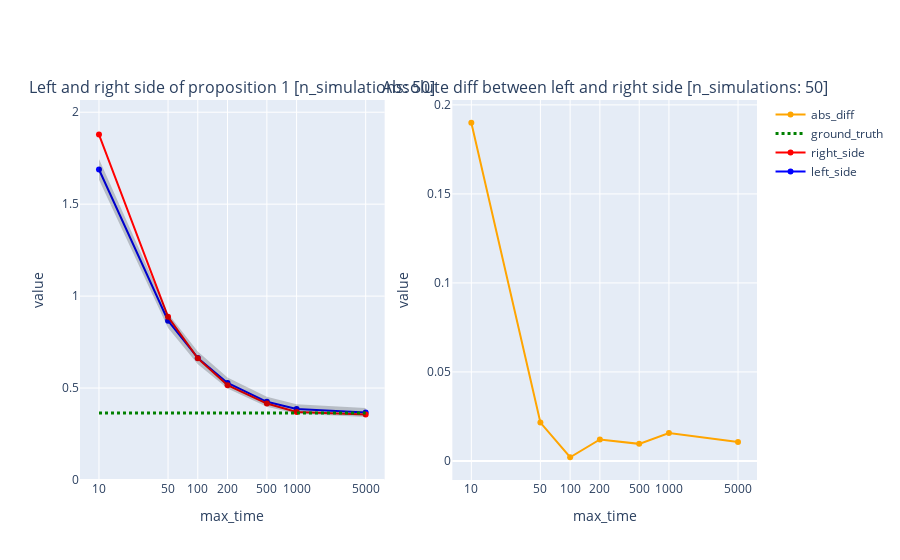

Write notebook code for a chart like this one.
### Code cell
make_plots(merge_results, ground_truth=ground_truth_str["right_side"], n_simulations=50)

### Figure 1 — Plotly figure (JSON) as saved in the notebook; plotly's stock layout.template omitted (floating-point values rounded to 4 significant figures)
{"data": [{"line": {"color": "blue"}, "mode": "lines+markers", "name": "left_side", "type": "scatter", "x": [10, 50, 100, 200, 500, 1000, 5000], "xaxis": "x", "y": [1.689, 0.8661, 0.664, 0.528, 0.4253, 0.386, 0.3671], "yaxis": "y"}, {"line": {"color": "red"}, "mode": "lines+markers", "name": "right_side", "type": "scatter", "x": [10, 50, 100, 200, 500, 1000, 5000], "xaxis": "x", "y": [1.879, 0.8876, 0.6619, 0.5159, 0.4157, 0.3703, 0.3565], "yaxis": "y"}, {"line": {"color": "rgba(0,0,0,0)"}, "mode": "lines", "showlegend": false, "type": "scatter", "x": [10, 50, 100, 200, 500, 1000, 5000], "xaxis": "x", "y": [1.745, 0.9058, 0.6986, 0.5581, 0.4524, 0.4123, 0.392], "yaxis": "y"}, {"fill": "tonexty", "fillcolor": "rgba(0, 0, 0, 0.2)", "line": {"color": "rgba(0,0,0,0)"}, "mode": "lines", "showlegend": false, "type": "scatter", "x": [10, 50, 100, 200, 500, 1000, 5000], "xaxis": "x", "y": [1.632, 0.8264, 0.6293, 0.4979, 0.3982, 0.3597, 0.3423], "yaxis": "y"}, {"line": {"color": "green", "dash": "dot", "width": 3}, "mode": "lines", "name": "ground_truth", "type": "scatter", "x": [10, 50, 100, 200, 500, 1000, 5000], "xaxis": "x", "y": [0.3648, 0.3648, 0.3648, 0.3648, 0.3648, 0.3648, 0.3648], "yaxis": "y"}, {"line": {"color": "orange"}, "mode": "lines+markers", "name": "abs_diff", "type": "scatter", "x": [10, 50, 100, 200, 500, 1000, 5000], "xaxis": "x2", "y": [0.19, 0.02156, 0.002077, 0.0121, 0.0096, 0.01572, 0.01066], "yaxis": "y2"}], "layout": {"annotations": [{"font": {"size": 16}, "showarrow": false, "text": "Left and right side of proposition 1 [n_simulations: 50]", "x": 0.225, "xanchor": "center", "xref": "paper", "y": 1, "yanchor": "bottom", "yref": "paper"}, {"font": {"size": 16}, "showarrow": false, "text": "Absolute diff between left and right side [n_simulations: 50]", "x": 0.775, "xanchor": "center", "xref": "paper", "y": 1, "yanchor": "bottom", "yref": "paper"}], "xaxis": {"anchor": "y", "domain": [0, 0.45], "tickmode": "array", "tickvals": [10, 50, 100, 200, 500, 1000, 5000], "title": {"text": "max_time"}, "type": "log"}, "xaxis2": {"anchor": "y2", "domain": [0.55, 1], "tickmode": "array", "tickvals": [10, 50, 100, 200, 500, 1000, 5000], "title": {"text": "max_time"}, "type": "log"}, "yaxis": {"anchor": "x", "domain": [0, 1], "range": [0, 2.066], "title": {"text": "value"}}, "yaxis2": {"anchor": "x2", "domain": [0, 1], "title": {"text": "value"}}}}
